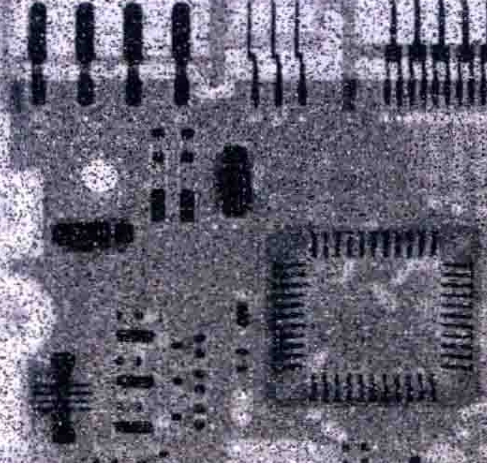
#> input picture picture/test11.png, 487 x 463 px, found by its file name
$ python test1.3.py
#> lines starting #> are read from the running program, lines starting #| are printed output that depends on the picture
import cv2
import numpy as np
import matplotlib.pyplot as plt
plt.rcParams['font.sans-serif'] = ['SimHei']  # 设置中文字体为黑体
plt.rcParams['axes.unicode_minus'] = False  # 正确显示负号
# 读取灰度图像
image = cv2.imread('test11.png', cv2.IMREAD_GRAYSCALE)
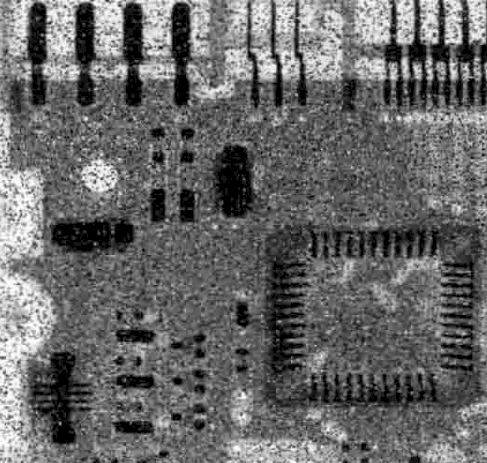
#> image: shape (463, 487); min 0, max 255, mean 103.8
# 应用高斯模糊，核大小为5x5，标准差为1
blurred_image = cv2.GaussianBlur(image, (11,11), 3)
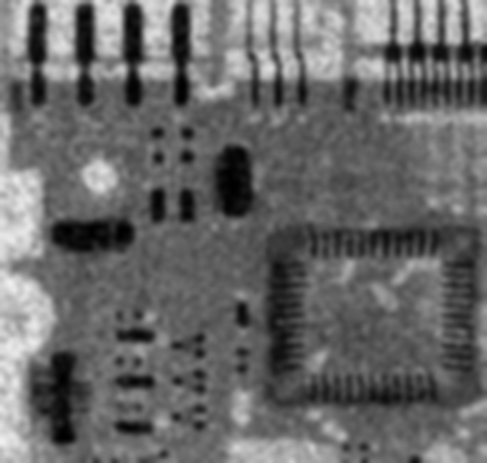
#> blurred_image: shape (463, 487); min 0, max 240, mean 103.8
# 显示原图和模糊后的图像
# 显示原图直方图

fig, ax = plt.subplots(1, 2, figsize=(10, 10))
ax[0].hist(image.flatten(), 255, [0,255], color='r')
ax[0].set_title('原始图像的直方图')
ax[0].set_xlim([0, 255])  # 设置x轴的范围

# 显示均衡化后的直方图
ax[1].hist(blurred_image.flatten(), 255, [0,255], color='r')
ax[1].set_title('高斯模糊化的直方图')
ax[1].set_xlim([0, 255])  # 设置x轴的范围
plt.show()
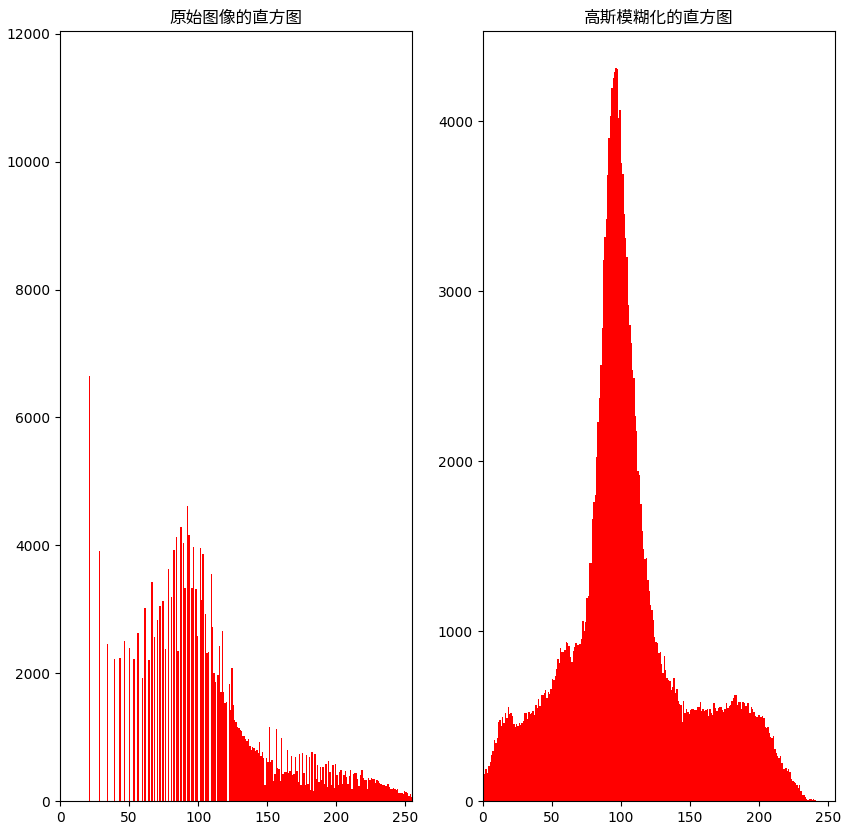
#> figure drawn by matplotlib, 2 panels; panel 1: tallest bar 11471 high, from x = 0 to 1; panel 2: tallest bar 4316 high, from x = 96 to 97

result_eq = cv2.equalizeHist(blurred_image)
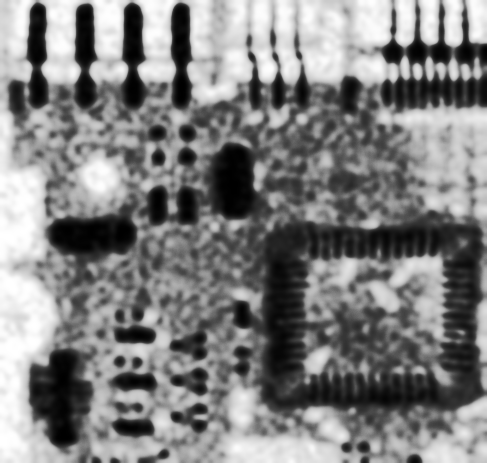
#> result_eq: shape (463, 487); min 0, max 255, mean 128.5

cv2.imshow('Original Image', image)
cv2.imshow('Blurred Image', blurred_image)
cv2.imshow('result_eq', result_eq)


cv2.waitKey(0)
cv2.destroyAllWindows()

$ run again, with picture/test1.png copied over picture/test11.png
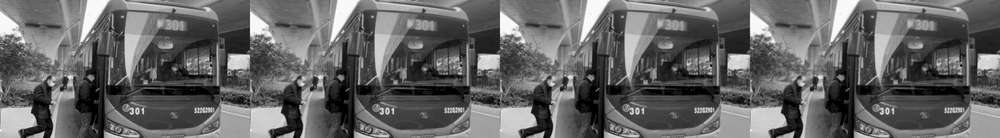
#> input picture picture/test1.png, 1000 x 138 px, shrunk from 4504 x 621 before the run, found by its file name
#> image is the input picture: shape (138, 1000); min 0, max 255, mean 101.3
#> `plt.show()`:
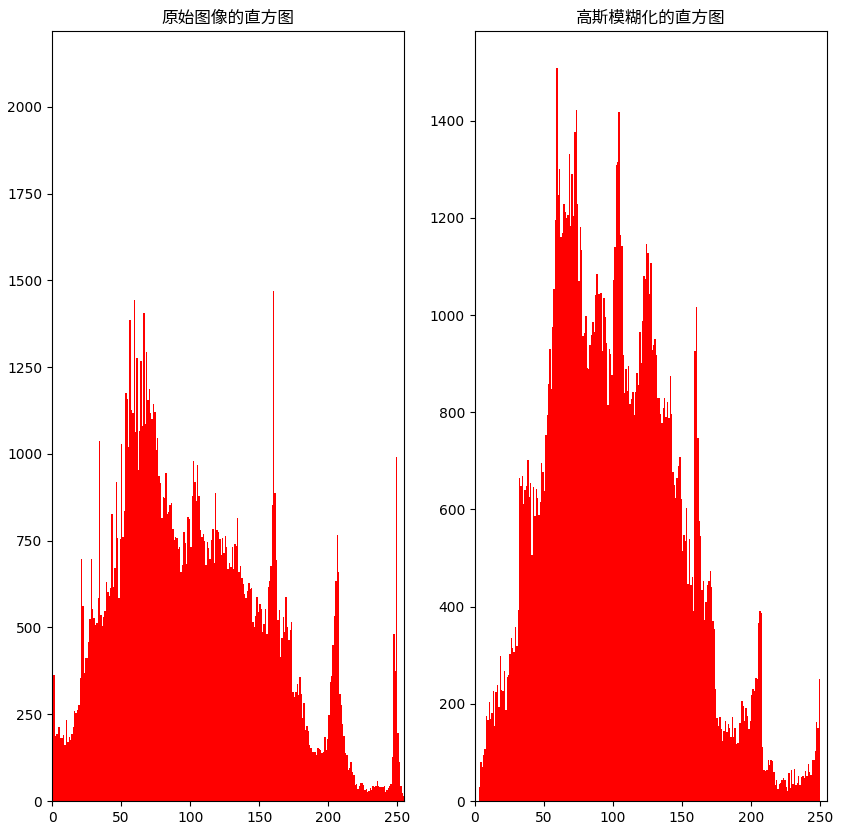
#> figure drawn by matplotlib, 2 panels; panel 1: tallest bar 2113 high, from x = 0 to 1; panel 2: tallest bar 1509 high, from x = 59 to 60
#> `result_eq = cv2.equalizeHist(blurred_image)`:
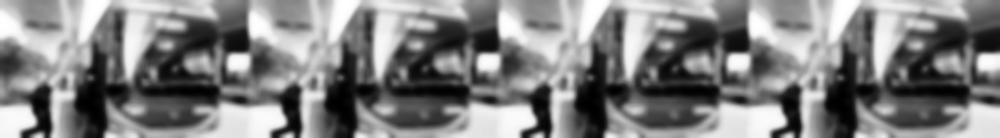
#> result_eq: shape (138, 1000); min 0, max 255, mean 128.3

$ run again, with picture/test10.png copied over picture/test11.png
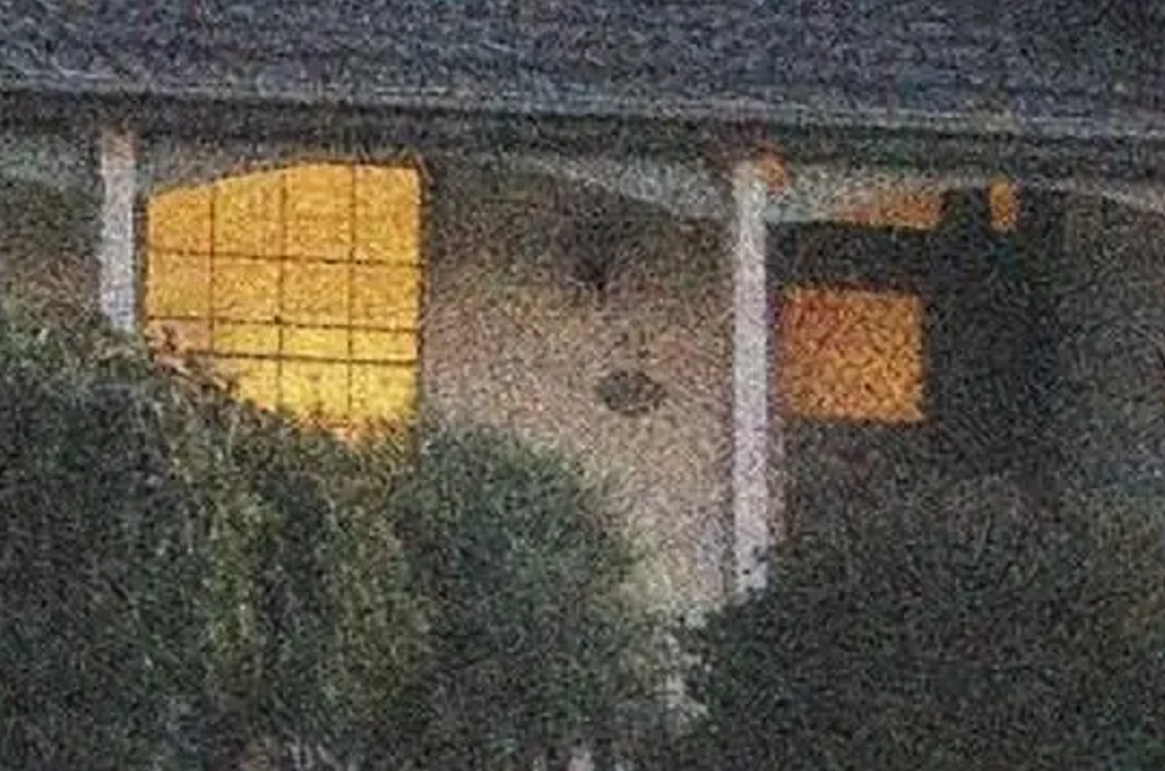
#> input picture picture/test10.png, 1165 x 771 px, found by its file name
#> `plt.show()`:
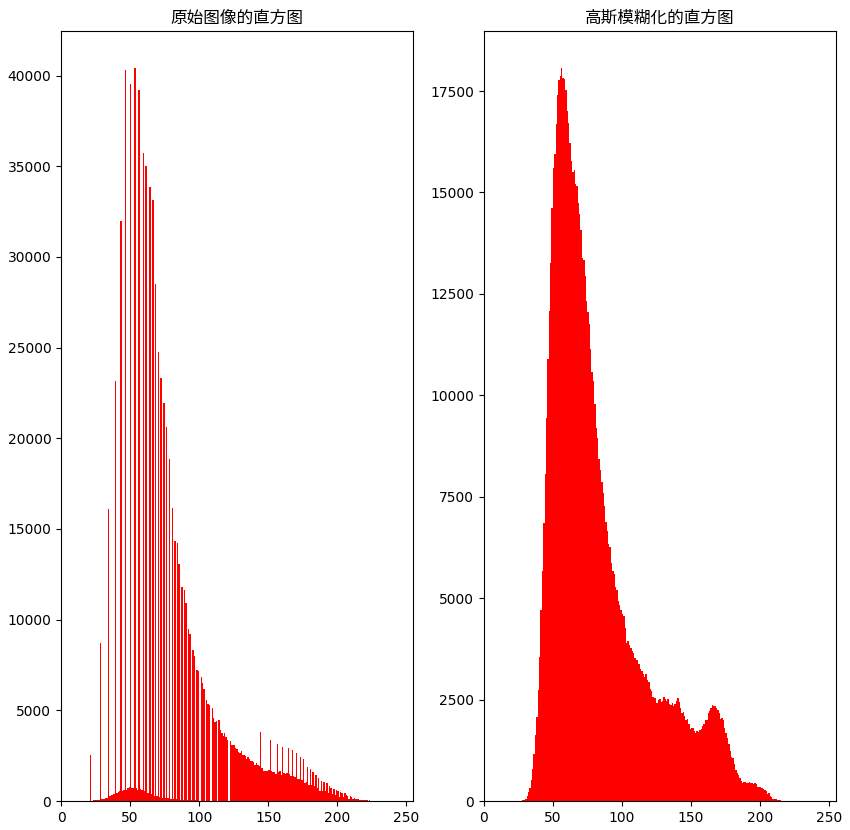
#> figure drawn by matplotlib, 2 panels; panel 1: tallest bar 40434 high, from x = 53 to 54; panel 2: tallest bar 18077 high, from x = 56 to 57
#> `result_eq = cv2.equalizeHist(blurred_image)`:
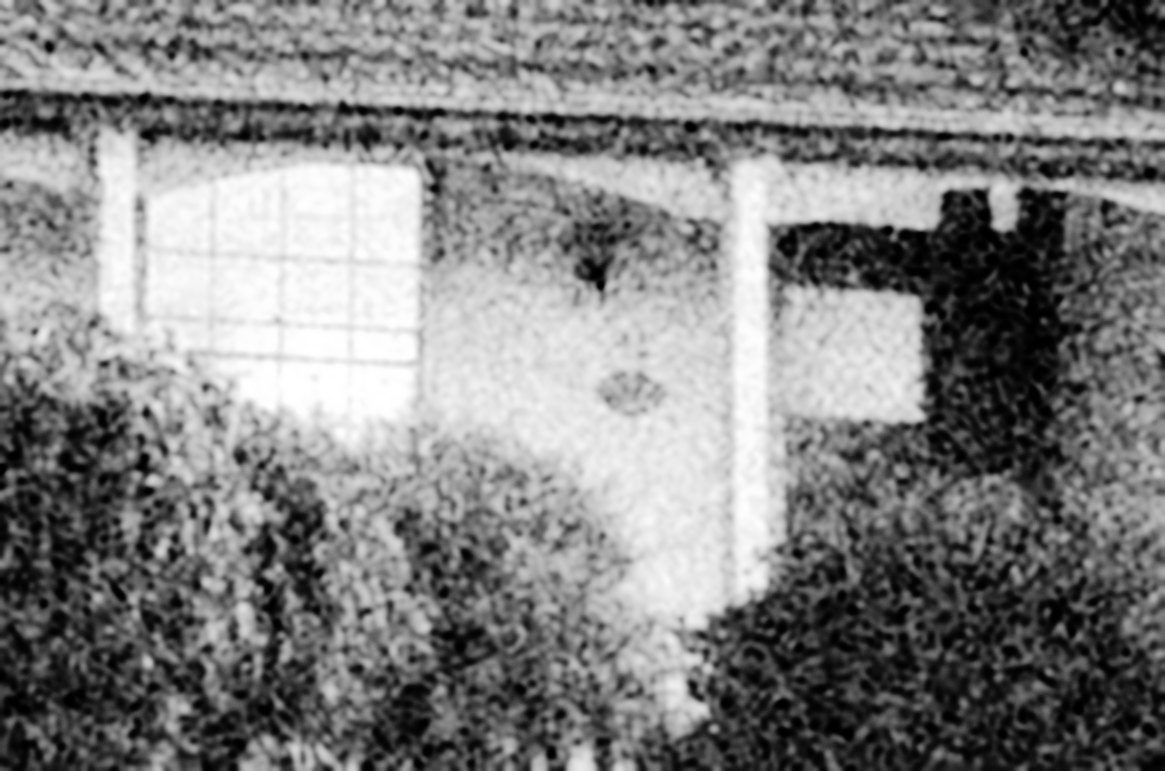
#> result_eq: shape (771, 1165); min 0, max 255, mean 129

$ run again, with picture/test2.png copied over picture/test11.png
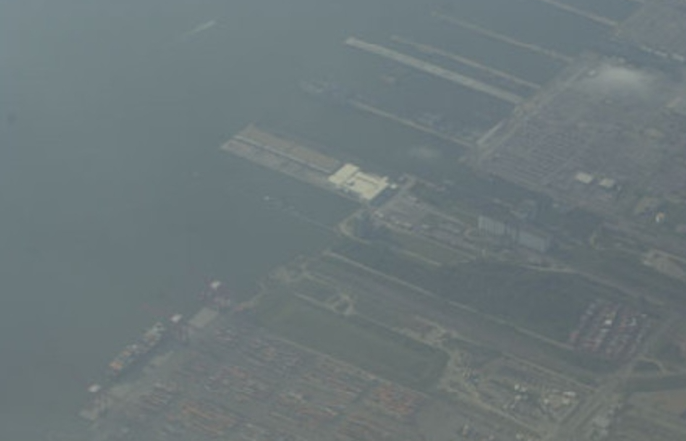
#> input picture picture/test2.png, 686 x 441 px, found by its file name
#> `plt.show()`:
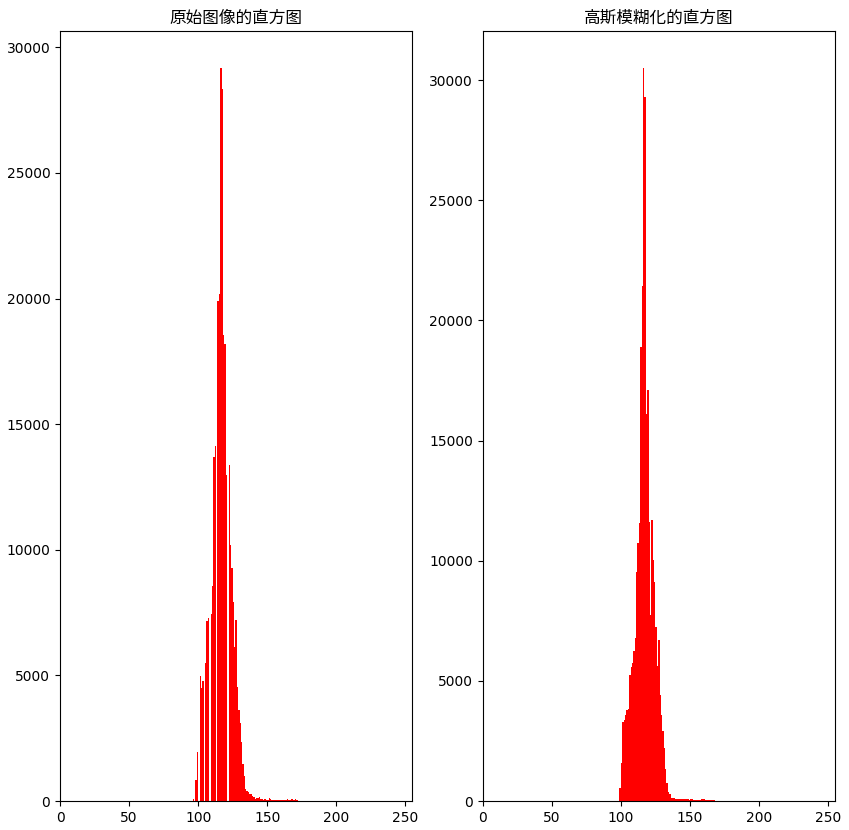
#> figure drawn by matplotlib, 2 panels; panel 1: tallest bar 29190 high, from x = 116 to 117; panel 2: tallest bar 30516 high, from x = 116 to 117
#> `result_eq = cv2.equalizeHist(blurred_image)`:
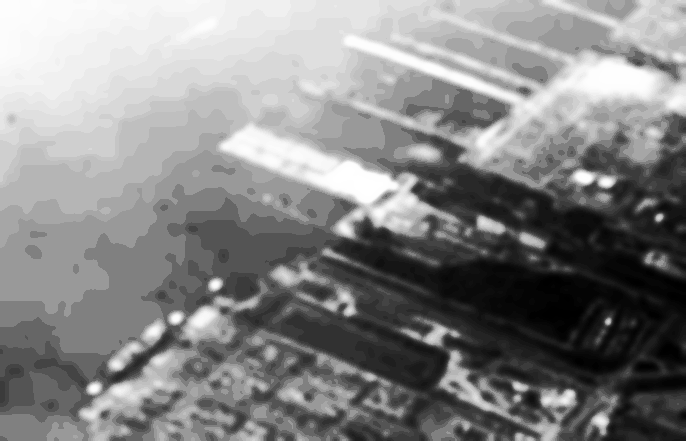
#> result_eq: shape (441, 686); min 0, max 255, mean 133.4
